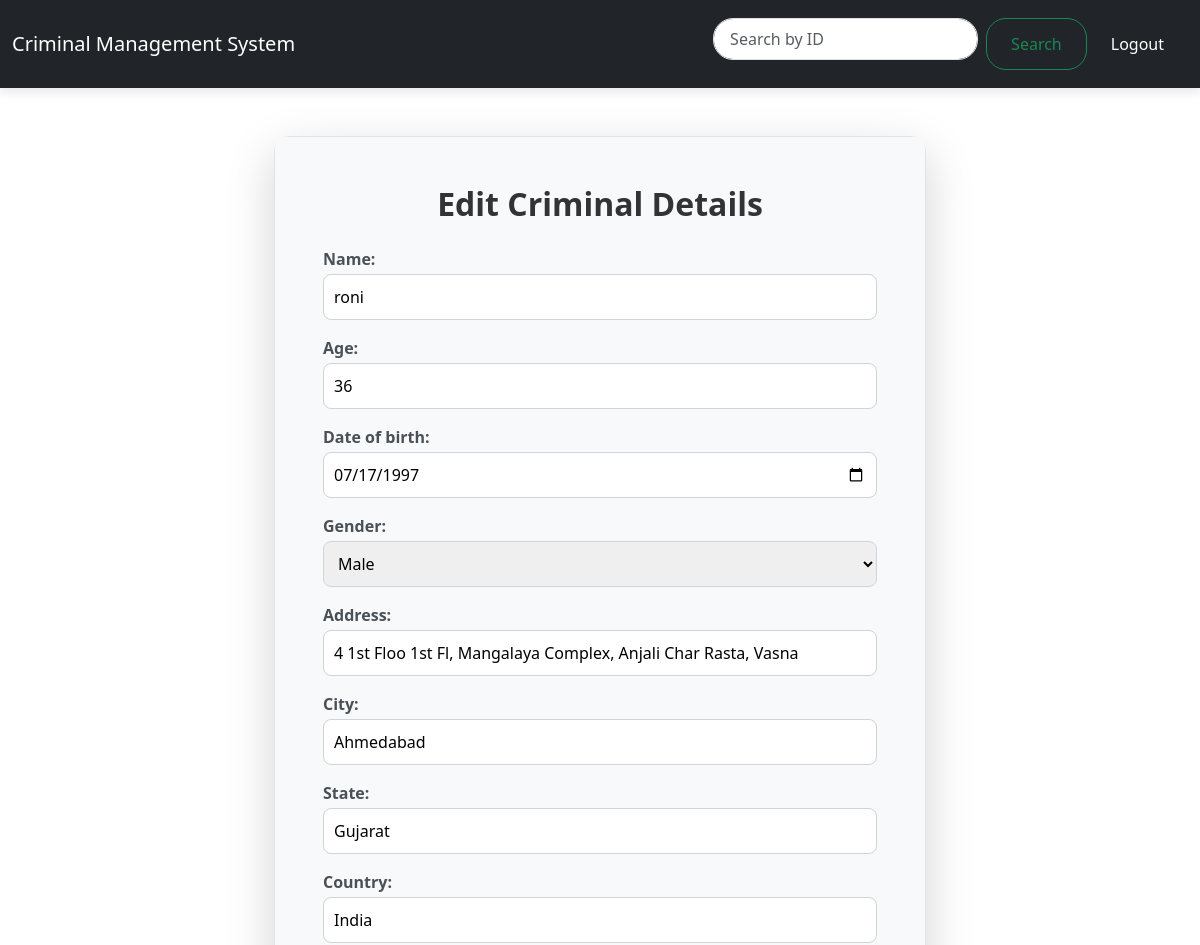
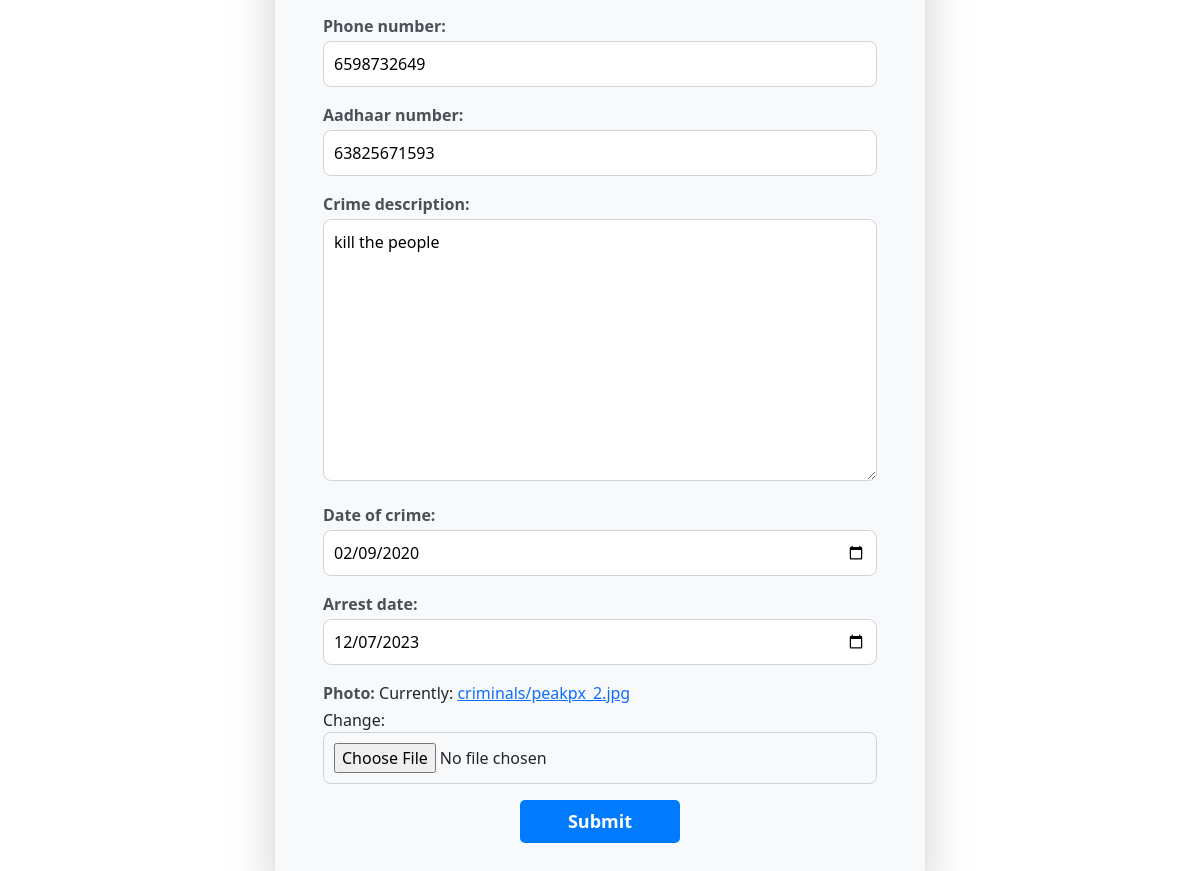
The page /criminals/7/edit/ (signed in) on the database its author committed (2 pictures, top to bottom).
### criminals/models.py (models this page shows, shortened)
class Criminal(models.Model):
    GENDER_CHOICES = [
        ('M', 'Male'),
        ('F', 'Female'),
        ('O', 'Other'),
    ]
    id = models.AutoField(primary_key=True)
    name = models.CharField(max_length=100)
    age = models.IntegerField()
    date_of_birth = models.DateField()
    gender = models.CharField(max_length=1, choices=GENDER_CHOICES)
    address = models.CharField(max_length=255)
    city = models.CharField(max_length=100)
    state = models.CharField(max_length=100)
    country = models.CharField(max_length=100)
    phone_number = models.CharField(max_length=15)
    aadhaar_number = models.CharField(max_length=12, unique=True)
    crime_description = models.TextField()
    date_of_crime = models.DateField()
    arrest_date = models.DateField()
    photo = models.ImageField(upload_to='criminals/')

### criminals/views.py (the view)
# urls.py: path('<int:pk>/edit/', views.criminal_update, name='criminal_update'),
@login_required
def criminal_update(request, pk):
    criminal = get_object_or_404(Criminal, pk=pk)
    if request.method == "POST":
        form = CriminalForm(request.POST, request.FILES, instance=criminal)
        if form.is_valid():
            form.save()
            return redirect('criminal_list')
    else:
        form = CriminalForm(instance=criminal)
    return render(request, 'criminals/criminal_form.html', {'form': form})

### criminals/forms.py
class CriminalForm(forms.ModelForm):
    date_of_birth = forms.DateField(
        widget=forms.DateInput(attrs={'type': 'date'}),  # Date picker for Date of Birth
        input_formats=['%Y-%m-%d', '%d/%m/%Y'],  # Accept both 'YYYY-MM-DD' and 'DD/MM/YYYY'
    )
    date_of_crime = forms.DateField(
        widget=forms.DateInput(attrs={'type': 'date'}),
        input_formats=['%Y-%m-%d', '%d/%m/%Y'],  # Accept both 'YYYY-MM-DD' and 'DD/MM/YYYY'
    )
    arrest_date = forms.DateField(
        widget=forms.DateInput(attrs={'type': 'date'}),
        input_formats=['%Y-%m-%d', '%d/%m/%Y'],  # Accept both 'YYYY-MM-DD' and 'DD/MM/YYYY'
    )
    class Meta:
        model = Criminal
        fields = [
            'name', 'age', 'date_of_birth', 'gender', 'address', 'city', 'state',
            'country', 'phone_number', 'aadhaar_number', 'crime_description',
            'date_of_crime', 'arrest_date', 'photo'
        ]

### criminals/templates/criminals/criminal_form.html (shortened to what this page needs)
{% extends 'base.html' %}
{% block content %}
<div class="container mt-5 d-flex justify-content-center">
    <div class="card shadow-lg" style="width: 100%; max-width: 700px;">
        <div class="card-body p-5">
            <h2 class="text-center mb-4">
                {% if form.instance.pk %} Edit Criminal Details {% else %} Add Criminal Details {% endif %}
            </h2>
            <form method="post" enctype="multipart/form-data">
                {{ form.as_p }}
                <div class="d-flex justify-content-center">
                    <button type="submit" class="btn btn-primary px-5 py-2">Submit</button>
                </div>
            </form>
        </div>
    </div>
</div>
{% endblock %}

### criminals/templates/base.html (style rules this page uses)
.container { max-width: 1200px; }

### criminals/templates/criminals/criminal_form.html (style rules this page uses)
.card { border-radius: 15px; background-color: #ffffff; border: 1px solid #e3e3e3; }
.card-body { background-color: #f8f9fa; padding: 40px; border-radius: 10px; }
.card h2 { font-weight: 700; color: #333; font-family: 'Segoe UI', Tahoma, Geneva, Verdana, sans-serif; }
input[type="text"], input[type="number"], input[type="file"], input[type="date"], textarea, select { border-radius: 8px; border: 1px solid #ced4da; padding: 10px; font-size: 16px; width: 100%; }
.btn-primary { background-color: #007bff; border: none; font-size: 18px; border-radius: 5px; font-weight: 600; }
label { font-weight: 600; color: #495057; margin-bottom: 3px; }
.container { max-width: 700px; }
.card { box-shadow: 0 8px 20px rgba(0, 0, 0, 0.1); }

### rows shown on the page
Criminal: name "roni", age "36", date_of_birth "07/17/1997", gender "Male", address "4 1st Floo 1st Fl, Mangalaya Complex, Anjali Char Rasta, Vasna", city "Ahmedabad", state "Gujarat", country "India", phone_number "6598732649", aadhaar_number "63825671593", crime_description "kill the people", date_of_crime "02/09/2020", arrest_date "12/07/2023"
